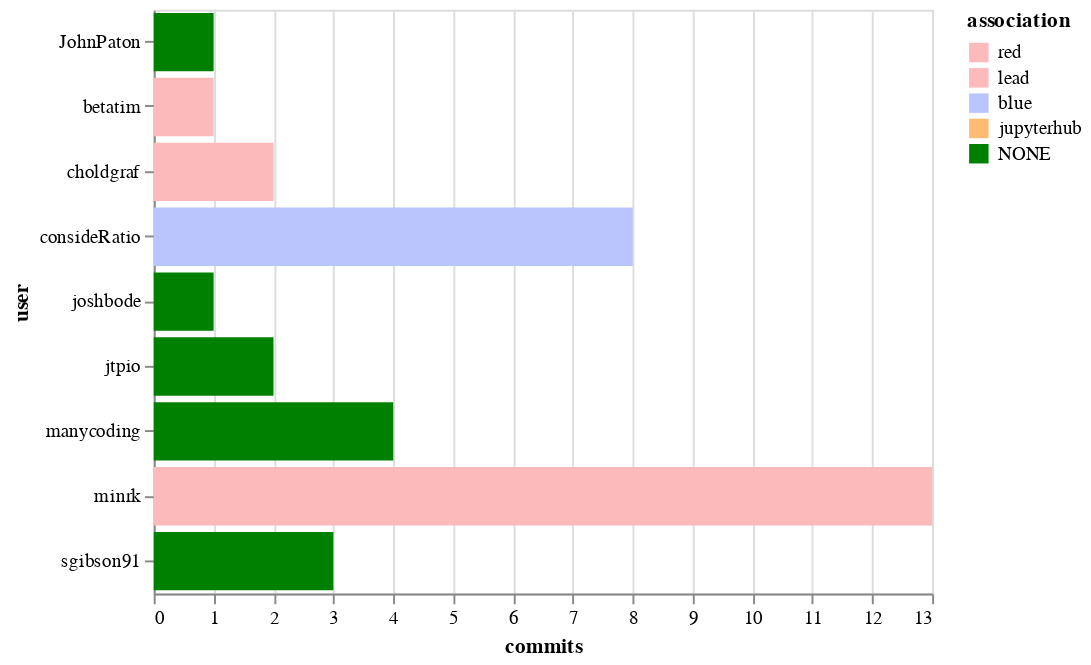

Notebook source saved alongside this figure:
### Code cell
alt.Chart(top_committers).mark_bar().encode(
    x='commits',
    y='user',
    color=alt.Color('association', scale=color_scale)
)

### Figure 1 — Vega-Lite specification as saved in the notebook (floating-point values rounded to 4 significant figures)
{"$schema": "https://vega.github.io/schema/vega-lite/v2.6.0.json", "config": {"view": {"height": 300, "width": 400}}, "data": {"name": "data-7c6d795a0fbac54452d113ec91615fea"}, "datasets": {"data-7c6d795a0fbac54452d113ec91615fea": [{"association": "lead", "commits": 13, "user": "minrk"}, {"association": "blue", "commits": 8, "user": "consideRatio"}, {"association": "NONE", "commits": 4, "user": "manycoding"}, {"association": "NONE", "commits": 3, "user": "sgibson91"}, {"association": "NONE", "commits": 2, "user": "jtpio"}, {"association": "red", "commits": 2, "user": "choldgraf"}, {"association": "NONE", "commits": 1, "user": "joshbode"}, {"association": "red", "commits": 1, "user": "betatim"}, {"association": "NONE", "commits": 1, "user": "JohnPaton"}]}, "encoding": {"color": {"field": "association", "scale": {"domain": ["red", "lead", "blue", "jupyterhub", "NONE"], "range": ["#fdbaba", "#fdbaba", "#bac5fd", "#ffbb74", "green"]}, "type": "nominal"}, "x": {"field": "commits", "type": "quantitative"}, "y": {"field": "user", "type": "nominal"}}, "mark": "bar"}
